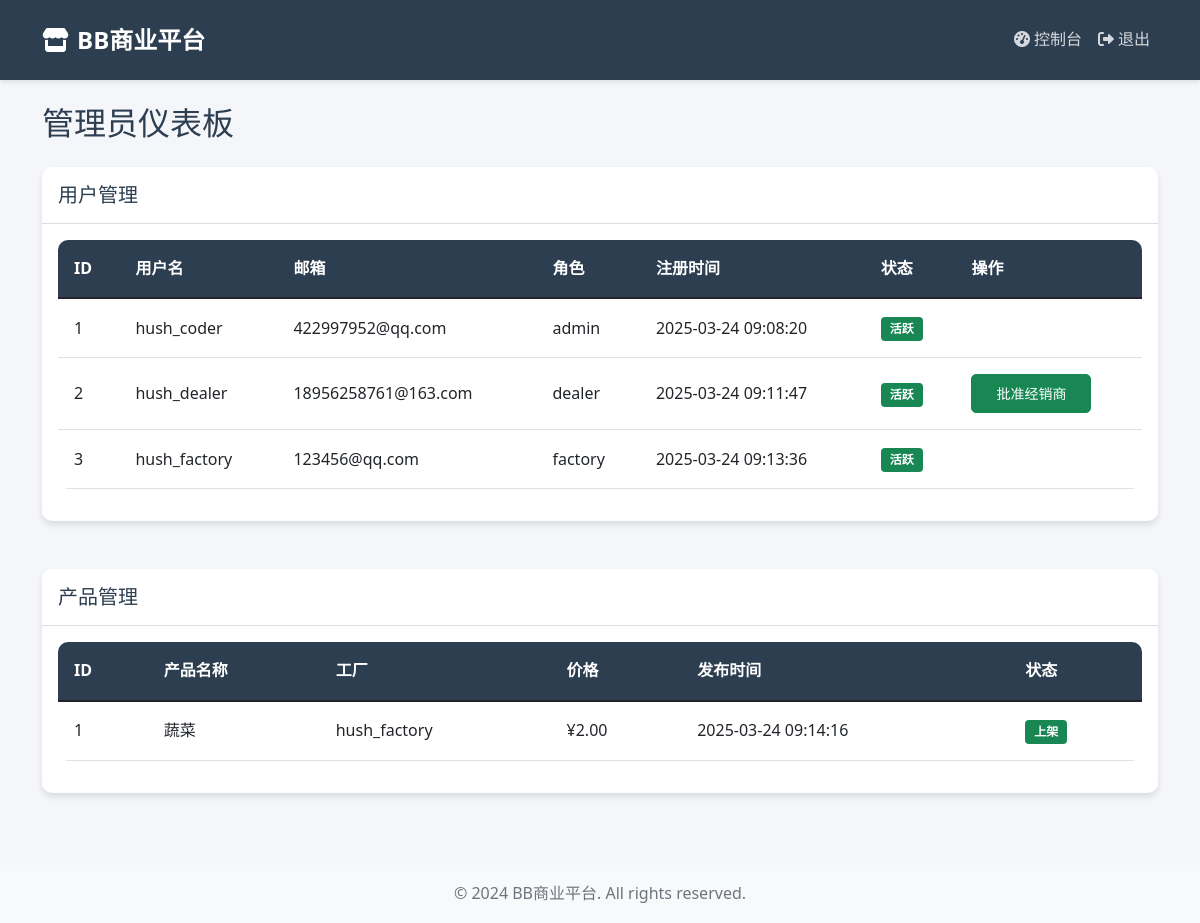
The page /dashboard (signed in) on the database its author committed.
### models.py (models this page shows, shortened)
class User(UserMixin, db.Model):
    id = db.Column(db.Integer, primary_key=True)
    username = db.Column(db.String(64), unique=True, nullable=False)
    email = db.Column(db.String(120), unique=True, nullable=False)
    password_hash = db.Column(db.String(128))
    role = db.Column(db.String(20), nullable=False)  # admin, factory, dealer
    created_at = db.Column(db.DateTime, default=datetime.utcnow)
    is_active = db.Column(db.Boolean, default=True)
    factory_name = db.Column(db.String(100))
    factory_description = db.Column(db.Text)
    company_name = db.Column(db.String(100))
    company_address = db.Column(db.String(200))
    payment_status = db.Column(db.Boolean, default=False)
    products = db.relationship('Product', backref='factory', lazy='dynamic')
    sent_messages = db.relationship('Message', backref='sender', lazy='dynamic',
                                  foreign_keys='Message.sender_id')
    received_messages = db.relationship('Message', backref='receiver', lazy='dynamic',
                                      foreign_keys='Message.receiver_id')

class Product(db.Model):
    id = db.Column(db.Integer, primary_key=True)
    name = db.Column(db.String(100), nullable=False)
    description = db.Column(db.Text)
    price = db.Column(db.Float, nullable=False)
    created_at = db.Column(db.DateTime, default=datetime.utcnow)
    factory_id = db.Column(db.Integer, db.ForeignKey('user.id'), nullable=False)
    is_active = db.Column(db.Boolean, default=True)

### app.py (the view)
@app.route('/dashboard')
@login_required
def dashboard():
    if current_user.role == 'admin':
        users = User.query.all()
        products = Product.query.all()
        return render_template('admin_dashboard.html', users=users, products=products)
    elif current_user.role == 'factory':
        products = current_user.products.all()
        messages = current_user.received_messages.all()
        return render_template('factory_dashboard.html', products=products, messages=messages)
    else:  # dealer
        products = Product.query.filter_by(is_active=True).all()
        messages = current_user.received_messages.all()
        return render_template('dealer_dashboard.html', products=products, messages=messages)

### app.py (called while the page is built)
@login_manager.user_loader
def load_user(user_id):
    return User.query.get(int(user_id))

### templates/admin_dashboard.html (shortened to what this page needs)
{% extends "base.html" %}
{% block content %}
<h2>管理员仪表板</h2>
<div class="row mt-4">
    <div class="col-md-12">
        <div class="card">
            <div class="card-header">
                <h5 class="mb-0">用户管理</h5>
            </div>
            <div class="card-body">
                <div class="table-responsive">
                    <table class="table">
                        <thead>
                            <tr>
                                <th>ID</th>
                                <th>用户名</th>
                                <th>邮箱</th>
                                <th>角色</th>
                                <th>注册时间</th>
                                <th>状态</th>
                                <th>操作</th>
                            </tr>
                        </thead>
                        <tbody>
                            {% for user in users %}
                            <tr>
                                <td>{{ user.id }}</td>
                                <td>{{ user.username }}</td>
                                <td>{{ user.email }}</td>
                                <td>{{ user.role }}</td>
                                <td>{{ user.created_at.strftime('%Y-%m-%d %H:%M:%S') }}</td>
                                <td>
                                    {% if user.is_active %}
                                        <span class="badge bg-success">活跃</span>
                                    {% else %}
                                        <span class="badge bg-danger">禁用</span>
                                    {% endif %}
                                </td>
                                <td>
                                    {% if user.role == 'dealer' and not user.payment_status %}
                                        <a href="{{ url_for('approve_dealer', dealer_id=user.id) }}"
                                           class="btn btn-sm btn-success">批准经销商</a>
                                    {% endif %}
                                </td>
                            </tr>
                            {% endfor %}
                        </tbody>
                    </table>
                </div>
            </div>
        </div>
    </div>
</div>
<div class="row mt-4">
    <div class="col-md-12">
        <div class="card">
            <div class="card-header">
                <h5 class="mb-0">产品管理</h5>
            </div>
            <div class="card-body">
                <div class="table-responsive">
                    <table class="table">
                        <thead>
                            <tr>
                                <th>ID</th>
                                <th>产品名称</th>
                                <th>工厂</th>
                                <th>价格</th>
                                <th>发布时间</th>
                                <th>状态</th>
                            </tr>
                        </thead>
                        <tbody>
                            {% for product in products %}
                            <tr>
                                <td>{{ product.id }}</td>
                                <td>{{ product.name }}</td>
                                <td>{{ product.factory.username }}</td>
                                <td>¥{{ "%.2f"|format(product.price) }}</td>
                                <td>{{ product.created_at.strftime('%Y-%m-%d %H:%M:%S') }}</td>
                                <td>
                                    {% if product.is_active %}
                                        <span class="badge bg-success">上架</span>
                                    {% else %}
                                        <span class="badge bg-danger">下架</span>
                                    {% endif %}
                                </td>
                            </tr>
                            {% endfor %}
                        </tbody>
                    </table>
                </div>
            </div>
        </div>
    </div>
</div>
{% endblock %}

### templates/base.html (shortened to what this page needs)
<!DOCTYPE html>
<html lang="zh">
<head>
    <link href="https://cdn.jsdelivr.net/npm/bootstrap@5.1.3/dist/css/bootstrap.min.css" rel="stylesheet">
    <link href="https://cdnjs.cloudflare.com/ajax/libs/font-awesome/6.0.0/css/all.min.css" rel="stylesheet">
    <link href="{{ url_for('static', filename='css/style.css') }}" rel="stylesheet">
</head>
<body>
    <nav class="navbar navbar-expand-lg navbar-dark">
        <div class="container">
            <a class="navbar-brand" href="{{ url_for('index') }}">
                <i class="fas fa-store me-2"></i>BB商业平台
            </a>
            <div class="collapse navbar-collapse" id="navbarNav">
                <ul class="navbar-nav ms-auto">
                    {% if current_user.is_authenticated %}
                        <li class="nav-item">
                            <a class="nav-link" href="{{ url_for('dashboard') }}">
                                <i class="fas fa-tachometer-alt me-1"></i>控制台
                            </a>
                        </li>
                        <li class="nav-item">
                            <a class="nav-link" href="{{ url_for('logout') }}">
                                <i class="fas fa-sign-out-alt me-1"></i>退出
                            </a>
                        </li>
                    {% endif %}
                </ul>
            </div>
        </div>
    </nav>
    <div class="container mt-4">
        <div class="fade-in">
            {% block content %}{% endblock %}
        </div>
    </div>
    <footer class="footer mt-5 py-3 bg-light">
        <div class="container text-center">
            <span class="text-muted">© 2024 BB商业平台. All rights reserved.</span>
        </div>
    </footer>
</body>
</html>

### static/css/style.css (style rules this page uses)
:root { --primary-color: #2c3e50; --secondary-color: #3498db; --accent-color: #e74c3c; --background-color: #f5f6fa; --text-color: #2c3e50; --border-color: #dcdde1; }
body { font-family: 'Segoe UI', Tahoma, Geneva, Verdana, sans-serif; background-color: var(--background-color); color: var(--text-color); line-height: 1.6; }
.navbar { background-color: var(--primary-color); box-shadow: 0 2px 4px rgba(0,0,0,0.1); padding: 1rem 0; }
.navbar-brand { font-size: 1.5rem; font-weight: bold; color: white !important; }
.nav-link { color: rgba(255,255,255,0.8) !important; transition: color 0.3s ease; padding: 0.5rem 1rem; }
.card { border: none; border-radius: 10px; box-shadow: 0 4px 6px rgba(0,0,0,0.1); transition: transform 0.3s ease; margin-bottom: 1.5rem; }
.card-header { background-color: white; border-bottom: 1px solid var(--border-color); border-radius: 10px 10px 0 0 !important; padding: 1rem; }
.btn { border-radius: 5px; padding: 0.5rem 1.5rem; transition: all 0.3s ease; }
.table { background-color: white; border-radius: 10px; overflow: hidden; }
.table thead th { background-color: var(--primary-color); color: white; border: none; padding: 1rem; }
.table td { padding: 1rem; vertical-align: middle; }
.fade-in { animation: fadeIn 0.5s ease-out; }
.badge { padding: 0.5em 0.75em; }

### rows shown on the page
User: id "1", username "hush_coder", email "422997952@qq.com", role "admin", created_at "2025-03-24 09:08:20", is_active "活跃"
User: id "2", username "hush_dealer", email "18956258761@163.com", role "dealer", created_at "2025-03-24 09:11:47", is_active "活跃"
User: id "3", username "hush_factory", email "123456@qq.com", role "factory", created_at "2025-03-24 09:13:36", is_active "活跃"
Product: id "1", name "蔬菜", factory.username "hush_factory", price "2.00", created_at "2025-03-24 09:14:16", is_active "上架"
